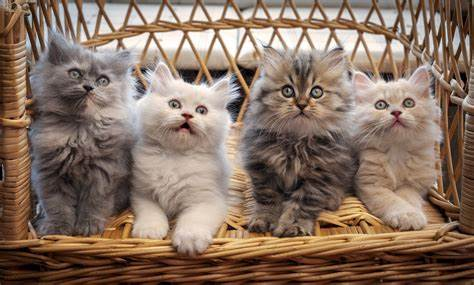
#> input picture Photos/cat.jpg, 474 x 285 px
$ python contours.py
#> lines starting #> are read from the running program, lines starting #| are printed output that depends on the picture; after the words box and inside, x2 and y2 are one past the last pixel; in counts of white or black regions, pixels touching at a corner belong together
# contours are boundaries of an obj, it's lines or curve that joins the continous points along the boundary of an obj
# contour vs edge: contour is used for shape analysis, obj detection and recognition.

from xml.dom import HierarchyRequestErr
import cv2 as cv
import numpy as np

img = cv.imread('Photos/cat.jpg')
#> img is the input picture: shape (285, 474, 3); mean B, G, R 98.4, 113.5, 136
cv.imshow("img", img)

#firstly, gray the image
gray = cv.cvtColor(img, cv.COLOR_BGR2GRAY)
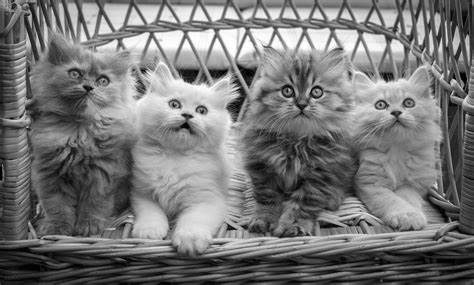
#> gray: shape (285, 474); min 0, max 255, mean 118.5
cv.imshow('grayWindow', gray)

#secondly, find the edges of the image, here I use canny techinque
canny = cv.Canny(img, 125, 175)
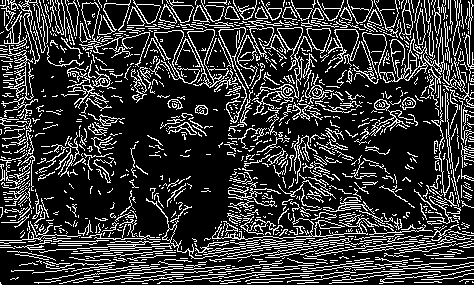
#> canny: shape (285, 474); 21% white in thin lines or dots
cv.imshow('cannyWindow', canny)

#thirdly, find contours by using find contours method
"""
1) RETR_TREE: Retrieves all contours and reconstructs the full hierarchy of nested
   RETR_EXTERNAL: return only the external contours
   RETR_LIST: return all contours in the image, w/o establishing any hierarchical relationships. Each contour is
              treated independently.

2) CHAIN_APPROX_NONE: contour approximation method. It determines how the contour points are stored. stores all the
   contour points, resulting in a large number of points for each contour.

   There are other approximation method, S.A. CHAIN_APPROX_SIMPLE: Compresses horizontal, vertical, and diagonal
   segments, and leaves only their end points. Ex: a rectangle with four points would be stored as only four points.

3) hierarchies: It contains information about the relationship between contours, S.A. which contours are nested
   w/i others. Ex: a rectangle contains a square inside, inside the square, there is a circle, so on.
"""
contours, hierarchies = cv.findContours(canny, cv.RETR_LIST, cv.CHAIN_APPROX_NONE) #this method returns two variables, contours and hierarchies
#> contours = 1414 contours, 1295 with area under 20; largest, box (x1, y1, x2, y2) and area: (187, 29, 238, 89) 815, (362, 28, 474, 129) 664, (187, 29, 215, 88) 579, (277, 27, 303, 60) 365, (403, 39, 427, 81) 360
print(f'total {len(contours)} contours found') # total 1414 contours found
#| total 1414 contours found

# I can blur the image first to reduce the contours
blur = cv.GaussianBlur(img, (7,7), cv.BORDER_DEFAULT)
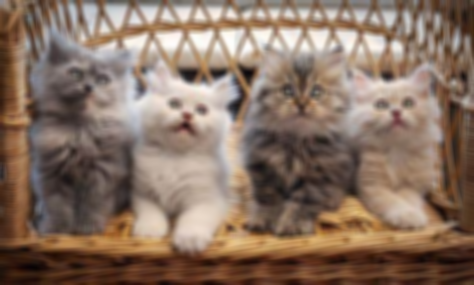
#> blur: shape (285, 474, 3); mean B, G, R 98.4, 113.5, 135.9
cv.imshow('blurredImgWindow', blur)
canny1 = cv.Canny(blur, 125, 175)
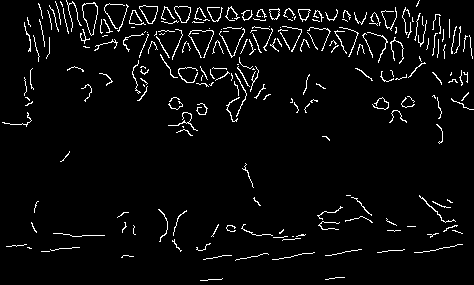
#> canny1: shape (285, 474); 4.2% white in thin lines or dots
cv.imshow('canny1Window', canny1)
contours1, hierarchies1 = cv.findContours(canny1, cv.RETR_LIST, cv.CHAIN_APPROX_NONE) #this method returns two variables, contours and hierarchies
#> contours1 = 239 contours, 228 with area under 20; largest, box (x1, y1, x2, y2) and area: (82, 2, 98, 36) 318, (82, 3, 98, 36) 308, (139, 5, 158, 24) 209, (139, 5, 158, 24) 197, (174, 6, 191, 23) 186
print(f'total {len(contours1)} contours found after blurring') # total 239 contours found after blurring
#| total 239 contours found after blurring


#************** use threshold to count contours ****************#
"""
1) threshold convert image to binary form

2) 125, 255: if pixel is below 125, pixel sets to zero or blank. If above 125, it sets to white or 255.
"""
returnValue, thresh = cv.threshold(gray, 125, 255, cv.THRESH_BINARY)
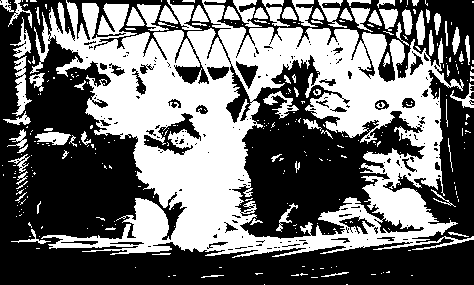
#> thresh: shape (285, 474); 44.1% white; 318 white regions (238 under 20 px)
contours2, hierarchies2 = cv.findContours(thresh, cv.RETR_LIST, cv.CHAIN_APPROX_NONE) #this method returns two variables, contours and hierarchies
#> contours2 = 642 contours, 541 with area under 20; largest, box (x1, y1, x2, y2) and area: (30, 0, 474, 258) 69408, (231, 54, 426, 240) 17470, (143, 112, 202, 156) 930, (225, 63, 253, 124) 654, (174, 48, 210, 85) 500
print(f'total {len(contours2)} contours found using threshold') #total 642 contours found using threshold
#| total 642 contours found using threshold
cv.imshow('thresholdWindow', thresh)


#************** visualize contours by drawing on the image ****************#
"""
1) blank = np.zeros(img.shape, dtype = 'uint8') vs blank = np.zeros((500, 500, 3), dtype = 'uint8')
   the left one use the size of an existing image to create a blank canvas
   the right one defines the size of this blank canvas

2) -1: This indicates that all contours in the contours list should be drawn. If you wanted to draw a specific
   contour, you would replace -1 with the index of that contour.

3) (0,0,255): color of the contours that will display

4) 1: contour lines will be 1 pixel thick. this number represent the thickness of the contour lines.
"""
# firstly, draw a blank canvas
blank = np.zeros(img.shape, dtype = 'uint8')
cv.drawContours(blank, contours, -1, (0,0,255), 1)
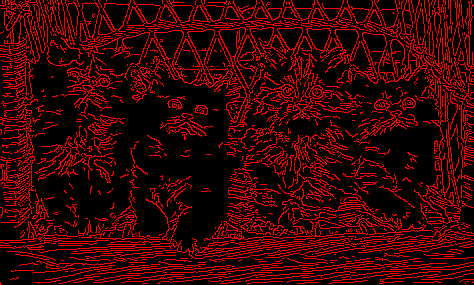
#> blank: shape (285, 474, 3); mean of channels 0, 1, 2 0, 0, 53.6; drawn as B, G, R
cv.imshow('countContourWindow', blank)


"""
take away: recommend using canny method first, then find contours using that canny image. Instead of using threshold
then find contours.
"""


cv.waitKey(0)

$ run again, with Photos/deer.jpg copied over Photos/cat.jpg
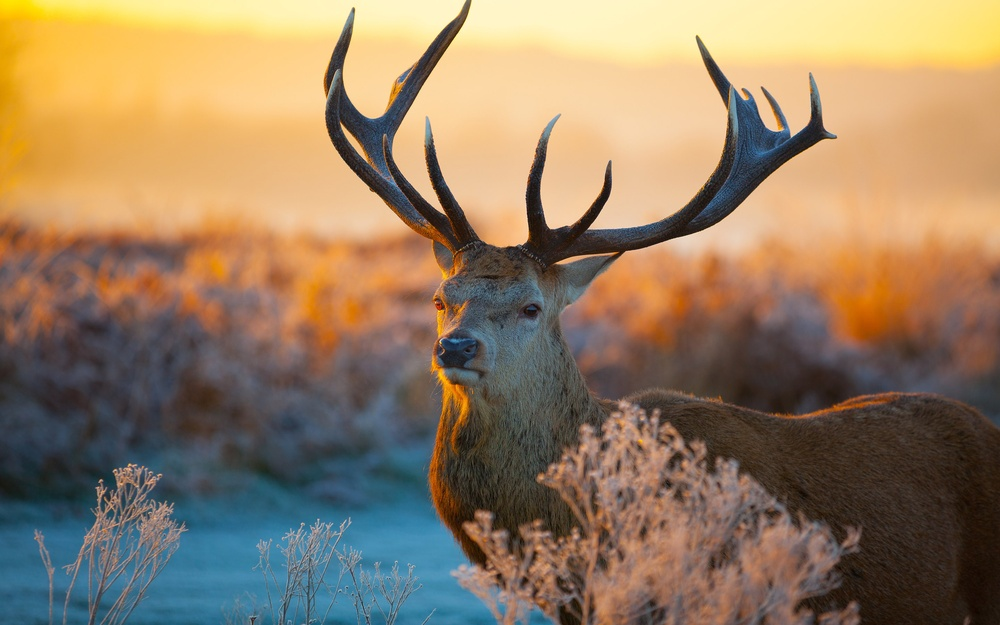
#> input picture Photos/deer.jpg, 1000 x 625 px, shrunk from 2880 x 1800 before the run
#> img is the input picture: shape (625, 1000, 3); mean B, G, R 98, 125.2, 148.1
#> `canny = cv.Canny(img, 125, 175)`:
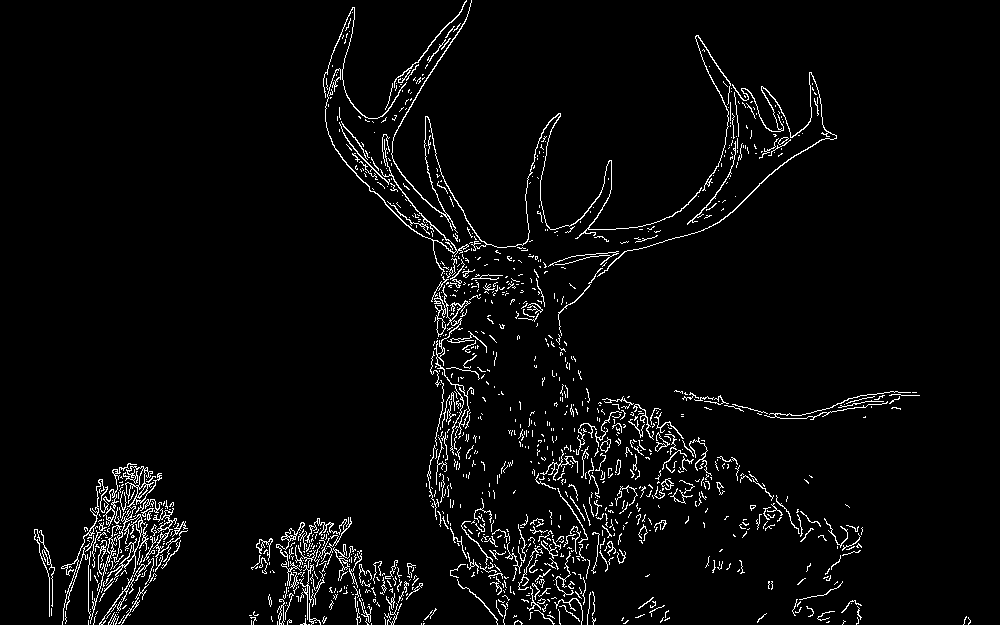
#> canny: shape (625, 1000); 3.8% white in thin lines or dots
#> contours = 1401 contours, 1329 with area under 20; largest, box (x1, y1, x2, y2) and area: (107, 466, 162, 580) 398, (391, 0, 702, 249) 337, (597, 72, 837, 277) 212, (325, 68, 469, 276) 194, (153, 508, 188, 566) 157
#| total 1401 contours found
#> canny1: shape (625, 1000); 0.87% white in thin lines or dots, all inside (x1, y1, x2, y2) = (74, 0, 864, 623)
#> contours1 = 98 contours, 82 with area under 20; largest, box (x1, y1, x2, y2) and area: (585, 35, 750, 231) 142, (570, 138, 830, 304) 132, (391, 0, 472, 218) 110, (342, 0, 466, 119) 100, (325, 93, 421, 235) 78
#| total 98 contours found after blurring
#> thresh: shape (625, 1000); 45.8% white; 549 white regions (476 under 20 px)
#> contours2 = 891 contours, 804 with area under 20; largest, box (x1, y1, x2, y2) and area: (392, 0, 1000, 331) 143864, (0, 0, 467, 352) 110738, (580, 400, 700, 623) 10527, (358, 530, 533, 625) 4262, (276, 517, 386, 599) 1623
#| total 891 contours found using threshold
#> `cv.drawContours(blank, contours, -1, (0,0,255), 1)`:
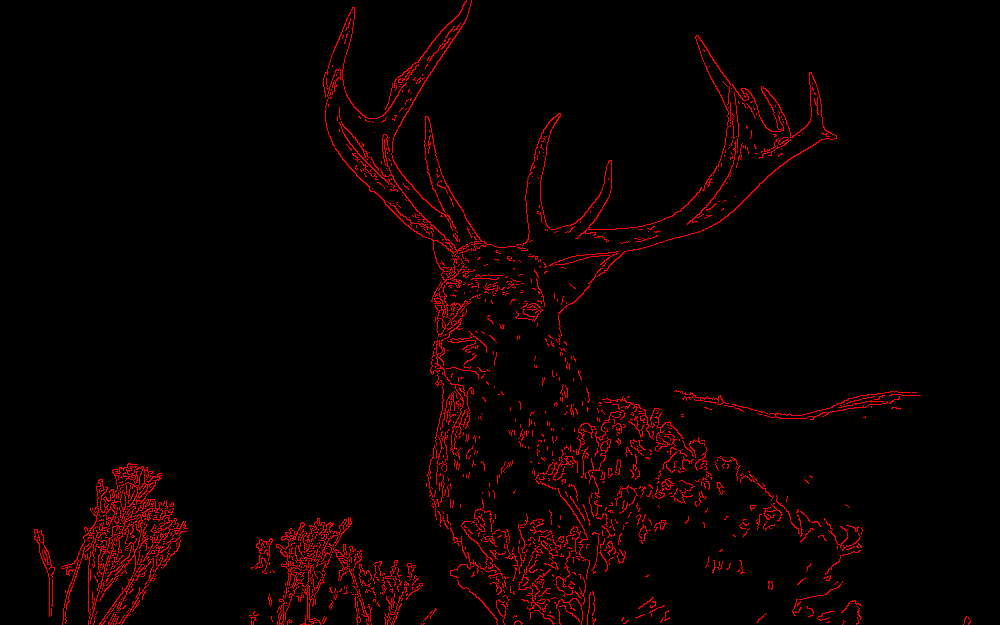
#> blank: shape (625, 1000, 3); mean of channels 0, 1, 2 0, 0, 9.6; drawn as B, G, R

$ run again, with Photos/fox.jpg copied over Photos/cat.jpg
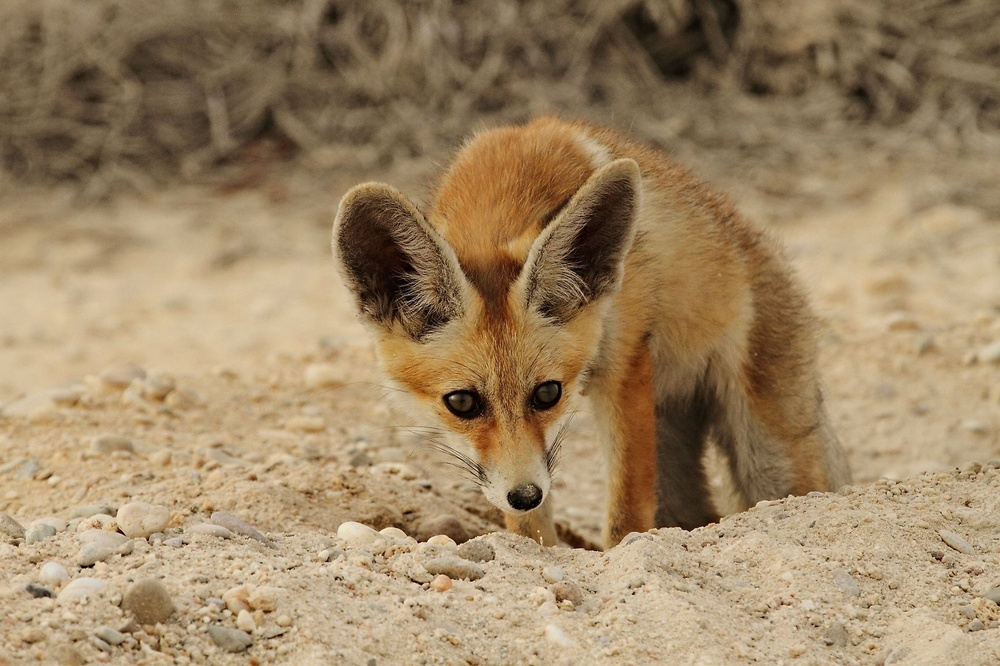
#> input picture Photos/fox.jpg, 1000 x 666 px, shrunk from 2200 x 1466 before the run
#> img is the input picture: shape (666, 1000, 3); mean B, G, R 101.1, 134, 157.9
#> `canny = cv.Canny(img, 125, 175)`:
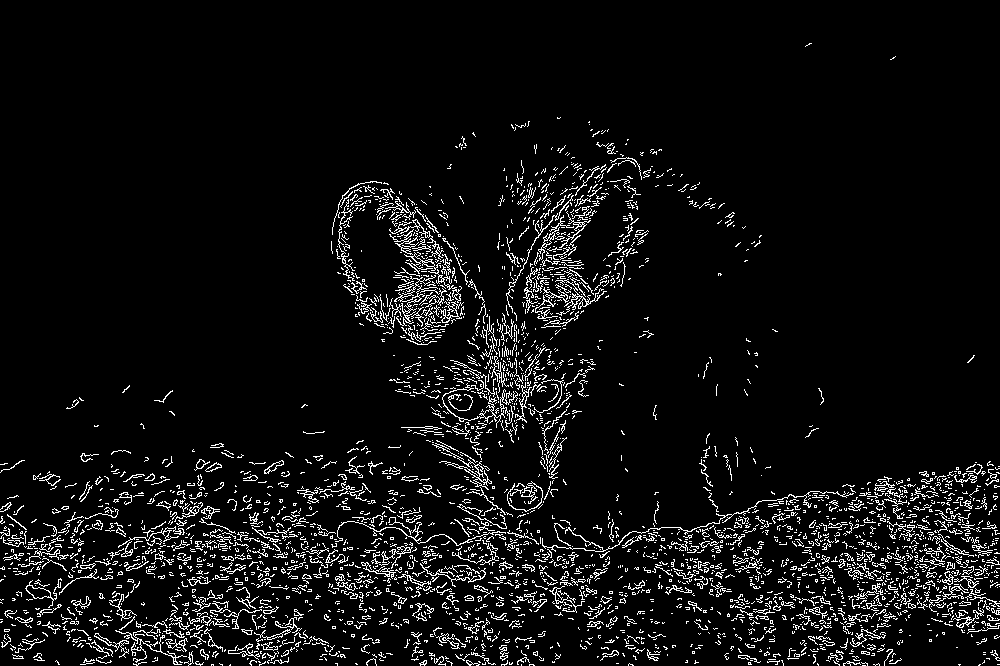
#> canny: shape (666, 1000); 6.3% white in thin lines or dots
#> contours = 3820 contours, 3665 with area under 20; largest, box (x1, y1, x2, y2) and area: (25, 578, 62, 608) 218, (389, 275, 440, 326) 206, (26, 585, 51, 599) 186, (555, 279, 607, 316) 128, (442, 383, 505, 428) 122
#| total 3820 contours found
#> canny1: shape (666, 1000); 0.33% white in thin lines or dots, all inside (x1, y1, x2, y2) = (9, 171, 999, 666)
#> contours1 = 85 contours, 81 with area under 20; largest, box (x1, y1, x2, y2) and area: (534, 171, 595, 241) 48, (335, 521, 420, 543) 32, (420, 533, 482, 545) 24, (506, 481, 543, 511) 22
#| total 85 contours found after blurring
#> thresh: shape (666, 1000); 60.5% white; 1637 black regions (1511 under 20 px)
#> contours2 = 3237 contours, 2996 with area under 20; largest, box (x1, y1, x2, y2) and area: (0, 94, 1000, 666) 501888, (440, 139, 838, 549) 73478, (337, 187, 464, 346) 12890, (521, 162, 639, 333) 10990, (354, 506, 497, 547) 2008
#| total 3237 contours found using threshold
#> `cv.drawContours(blank, contours, -1, (0,0,255), 1)`:
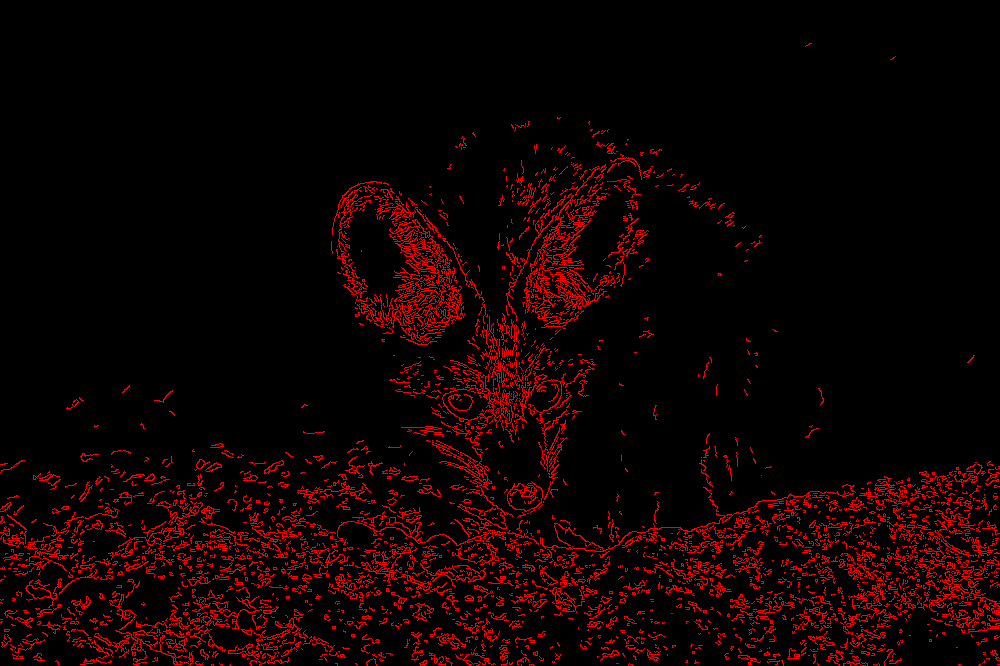
#> blank: shape (666, 1000, 3); mean of channels 0, 1, 2 0, 0, 16; drawn as B, G, R

$ run again, with Photos/leopard.jpg copied over Photos/cat.jpg
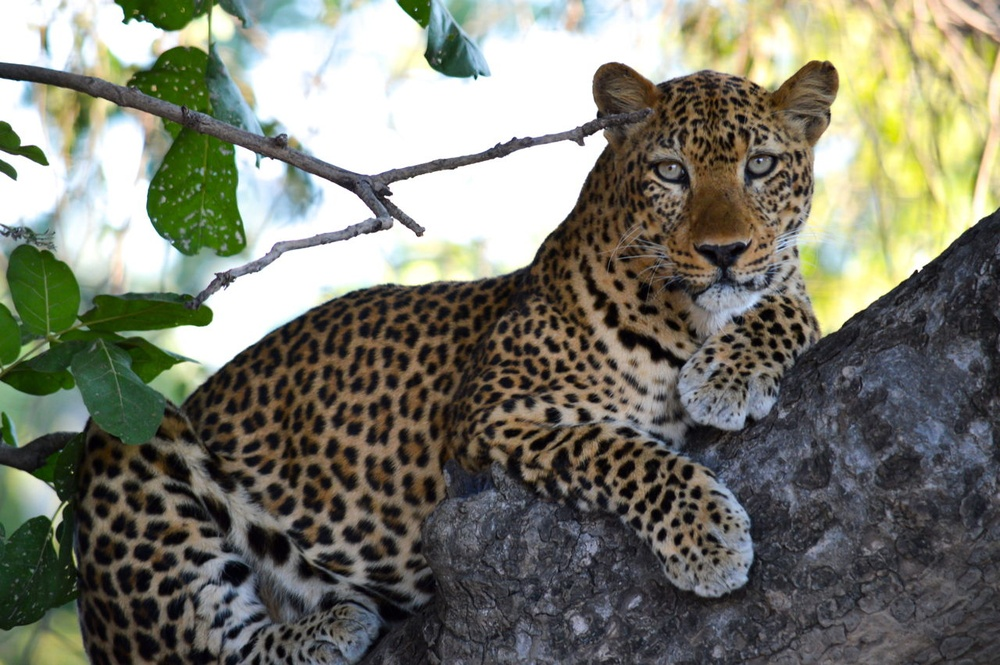
#> input picture Photos/leopard.jpg, 1000 x 665 px, shrunk from 1280 x 851 before the run
#> img is the input picture: shape (665, 1000, 3); mean B, G, R 108.8, 121.7, 121.1
#> `canny = cv.Canny(img, 125, 175)`:
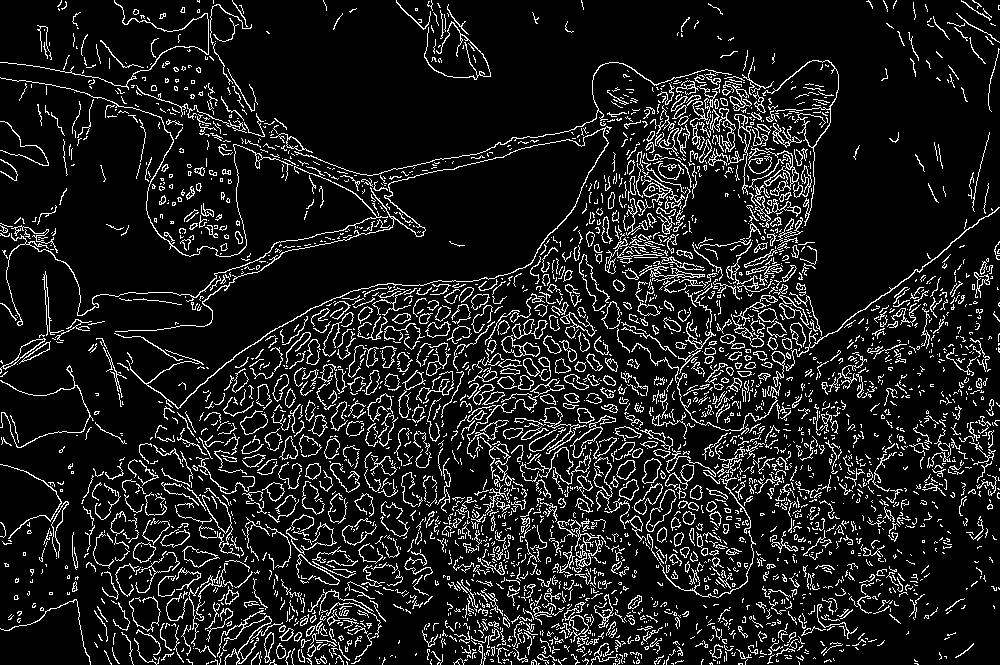
#> canny: shape (665, 1000); 11.3% white in thin lines or dots
#> contours = 3943 contours, 3458 with area under 20; largest, box (x1, y1, x2, y2) and area: (115, 126, 612, 409) 432, (570, 415, 616, 458) 415, (501, 335, 540, 357) 409, (182, 546, 220, 568) 362, (748, 146, 799, 196) 354
#| total 3943 contours found
#> canny1: shape (665, 1000); 3% white in thin lines or dots
#> contours1 = 613 contours, 569 with area under 20; largest, box (x1, y1, x2, y2) and area: (620, 480, 638, 501) 204, (617, 460, 636, 479) 199, (617, 460, 636, 479) 184, (179, 131, 609, 407) 182, (620, 480, 638, 499) 182
#| total 613 contours found after blurring
#> thresh: shape (665, 1000); 38% white; 859 white regions (718 under 20 px)
#> contours2 = 1094 contours, 950 with area under 20; largest, box (x1, y1, x2, y2) and area: (210, 0, 1000, 349) 125738, (0, 78, 609, 405) 73305, (0, 0, 209, 87) 11555, (490, 284, 677, 445) 7687, (0, 381, 90, 447) 3453
#| total 1094 contours found using threshold
#> `cv.drawContours(blank, contours, -1, (0,0,255), 1)`:
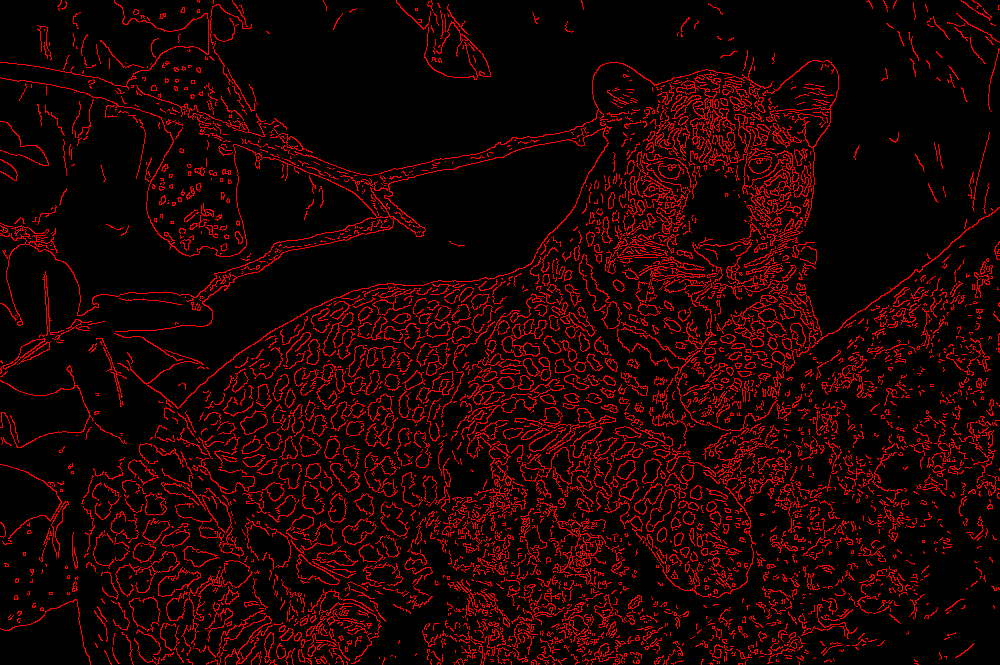
#> blank: shape (665, 1000, 3); mean of channels 0, 1, 2 0, 0, 28.8; drawn as B, G, R
